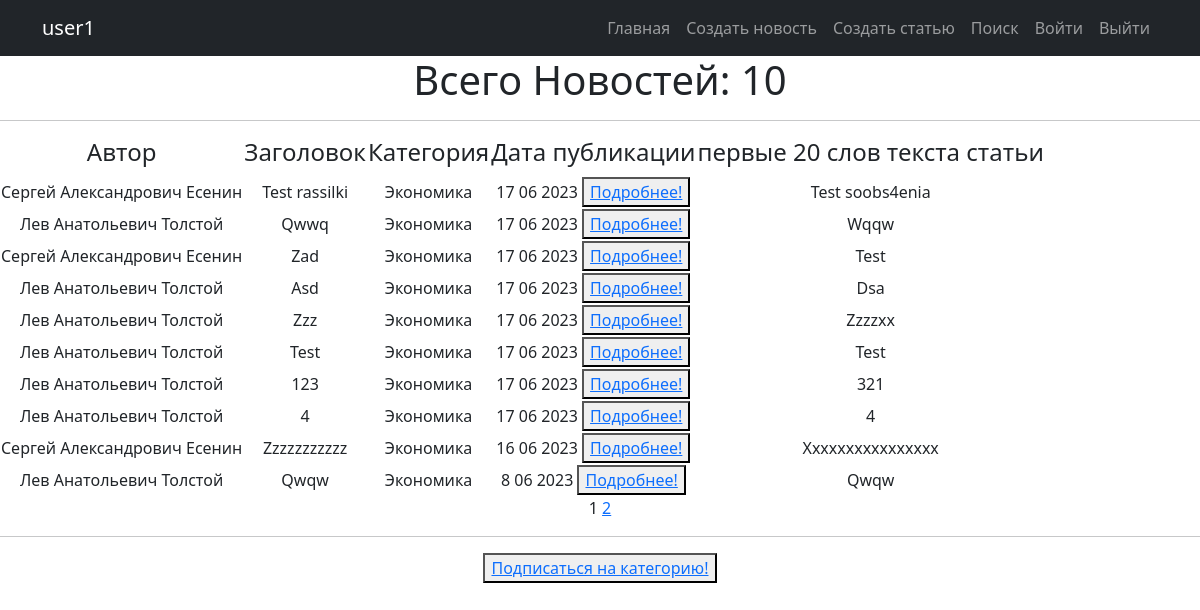
/categories/1/ (signed in), run on the app's committed database.
### news/models.py (models this page shows, shortened)
class Post(models.Model):
    objects = None
    article = 'AR'
    news = 'NE'
    POST = [
        (news, 'Новость'),
        (article, 'Статья')
    ]
    title = models.TextField(max_length=50)
    author = models.ForeignKey(Author, on_delete=models.CASCADE)
    time_in_comment = models.DateTimeField(auto_now_add=True)  #default=django.utils.timezone.now
    choice_title = models.CharField(max_length=2, choices=POST)
    post_text = models.TextField(max_length=500)
    categories = models.ManyToManyField('Category', through='PostCategory')
    rating_post = models.IntegerField(default=0)

class Author(models.Model):
    user_author = models.OneToOneField(User, on_delete=models.CASCADE)
    user_rating = models.IntegerField(default=0)

class Category(models.Model):
    objects = None
    economy = 'EC'
    politician = 'PL'
    worldnews = 'WN'
    hostnews = 'HN'
    sport = 'SP'
    POSITION = [
        (economy, 'Экономика'),
        (politician, 'Политика'),
        (worldnews, 'Мировые новости'),
        (hostnews, 'Местные новости'),
        (sport, 'Спортивные новости')
    ]
    category = models.CharField(max_length=2, choices=POSITION, default='HN', unique=True)
    subscribers = models.ManyToManyField(User, blank=True, related_name='categories')
    def __str__(self):
        return self.get_category_display()

### news/views.py (the view)
# urls.py: path('categories/<int:pk>/', CategoryList.as_view(), name='category_list'),
class CategoryList(LoginRequiredMixin, ListView):
    model = Post, #Category
    template_name = 'news_category.html'
    context_object_name = 'all'
    paginate_by = 10
    def get_queryset(self):
        self.categories = get_object_or_404(Category, id=self.kwargs['pk'])
        queryset = Post.objects.filter(categories=self.categories).order_by('-time_in_comment')
        return queryset
    def get_context_data(self, **kwargs):
        context = super().get_context_data(**kwargs)
        context["is_not_subscriber"] = self.request.user not in self.categories.subscribers.all()
        context['category'] = self.categories
        return context

### news/templatetags/censure.py (called while the page is built)
@register.filter()
def censor(word):
    def multiple_replace(texts, replace_value):
        for i, j in replace_value.items():
            texts = texts.lower().replace(i, j)
        return texts
    replace_values = {'модели': 'м*****',
                      'джигурда': 'д*******',
                      'однако': 'о*****',
                      'директор': 'д*******',
                      'повтор': 'п*****'
                      }
    word = multiple_replace(word, replace_values)
    return word.capitalize()

### news/templatetags/custom_tags.py (called while the page is built)
@register.simple_tag(takes_context=True)
def url_replace(context, **kwargs):
   d = context['request'].GET.copy()
   for k, v in kwargs.items():
       d[k] = v
   return d.urlencode()

### templates/news_category.html (shortened to what this page needs)
{% extends 'flatpages/default.html' %}
{% load custom_tags %}
{% block content %}
{% load censure %}
    <h1>Всего Новостей: {{ all |length }} </h1>
    <hr>
    {% if all %}
        <table >
            <tr>
                <td><h4>Автор</h4></td>
                <td><h4>Заголовок</h4></td>
                <td><h4>Категория</h4></td>
                <td><h4>Дата публикации</h4></td>
                <td><h4>первые 20 слов текста статьи</h4></td>
            </tr>
            {% for news in all %}
            <tr>
                <td>{{ news.author.user_author.first_name }}</td>
                <td>{{ news.title | censor }}</td>
                <td>{%  for category in news.categories.all %}
                        {{category}}
                    {% endfor %}</td>
                <td>{{ news.time_in_comment |date:'j m Y'  }}
                        <button> <a href="/{{news.id}}"> Подробнее!</a> </button>
                </td>
                <td>{{ news.post_text |truncatewords:20 | censor }}</td>
            </tr>
            {% endfor %}
        </table>
    {% else %}
        <h2>Новостей нет!</h2>
    {% endif %}
   {{ page_obj.number }}
   {% if page_obj.has_next %}
       <a href="?{% url_replace page=page_obj.next_page_number %}">{{ page_obj.next_page_number }}</a>
   {% endif %}
<hr>
{% if is_not_subscriber %}
<button>
    <a href="subscribe"> Подписаться на категорию!</a>
 {% endif %}
</button>
{% endblock content %}

### templates/flatpages/default.html (shortened to what this page needs)
<!DOCTYPE html>
<html lang="en">
    <head>
        {% load static %}
        <link href="{% static 'css/styles.css' %}" rel="stylesheet" />
    </head>
    <body id="page-top">
        <nav class="navbar navbar-expand-lg navbar-dark bg-dark static-top">
            <div class="container">
                <a class="navbar-brand" href="#page-top">{{request.user.username}}</a>
                <div class="collapse navbar-collapse" id="navbarResponsive">
                    <ul class="navbar-nav ms-auto">
                        <li class="nav-item active">
                                <a class="nav-link" href="{% url 'post_list' %}">Главная
                            </a>
                        </li>
                        <li class="nav-item">
                            <a class="nav-link" href="/news/create/">Создать новость</a>
                        </li>
                         <li class="nav-item">
                            <a class="nav-link" href="/article/create/">Создать статью</a>
                        </li>
                        <li class="nav-item">
                            <a class="nav-link" href="/news/search/">Поиск</a>
                        </li>
                         <li class="nav-item">
                            <a class="nav-link" href="/accounts/login/">Войти</a>
                        </li>
                         <li class="nav-item">
                            <a class="nav-link" href="/logout/">Выйти</a>
                        </li>
                    </ul>
                </div>
            </div>
        </nav>
       <div class="row">
            <div class="container  text-center">
                <div class="col-lg-12 text-center">
                   {% block content %}{% endblock content %}
               </div>
            </div>
        </div>
    </body>
</html>

### data on the page
Post: author.user_author.first_name "Сергей Александрович Есенин", title|censor "Test rassilki", time_in_comment "17 06 2023", post_text|censor "Test soobs4enia"
Category: category "Экономика"
Post: author.user_author.first_name "Лев Анатольевич Толстой", title|censor "Qwwq", time_in_comment "17 06 2023", post_text|censor "Wqqw"
Post: author.user_author.first_name "Сергей Александрович Есенин", title|censor "Zad", time_in_comment "17 06 2023", post_text|censor "Test"
Post: author.user_author.first_name "Лев Анатольевич Толстой", title|censor "Asd", time_in_comment "17 06 2023", post_text|censor "Dsa"
Post: author.user_author.first_name "Лев Анатольевич Толстой", title|censor "Zzz", time_in_comment "17 06 2023", post_text|censor "Zzzzxx"
Post: author.user_author.first_name "Лев Анатольевич Толстой", title|censor "Test", time_in_comment "17 06 2023", post_text|censor "Test"
Post: author.user_author.first_name "Лев Анатольевич Толстой", title|censor "123", time_in_comment "17 06 2023", post_text|censor "321"
Post: author.user_author.first_name "Лев Анатольевич Толстой", title|censor "4", time_in_comment "17 06 2023", post_text|censor "4"
Post: author.user_author.first_name "Сергей Александрович Есенин", title|censor "Zzzzzzzzzzz", time_in_comment "16 06 2023", post_text|censor "Xxxxxxxxxxxxxxxx"
Post: author.user_author.first_name "Лев Анатольевич Толстой", title|censor "Qwqw", time_in_comment "8 06 2023", post_text|censor "Qwqw"

### other printed values
{{ request.user.username }} "user1"
{{ all |length }} "10"
{{ page_obj.number }} "1"
{{ page_obj.next_page_number }} "2"
